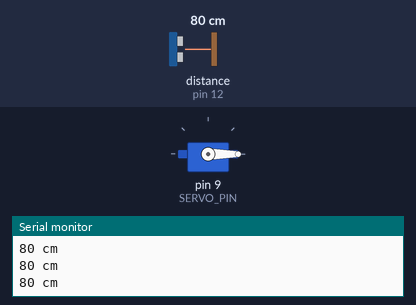
A sketch run on a simulated Arduino Uno, built with avr-gcc and run on an emulated ATmega328P. Parts: servo, the last lines printed to the serial monitor. Wiring (inferred from the names in the program): ultrasonic range finder: trigger pin 13; echo pin 12. The test bench sets the inputs (shaded band); at power-on: distance to the obstacle (sensor on pin 12) 80 cm. The echo pulse lasts 58.3 µs per cm.

Above: at 1.2 s.
1.3 s: distance to the obstacle (sensor on pin 12) set to 7 cm
2.8 s: distance to the obstacle (sensor on pin 12) set to 4 cm
At 3.42 s:
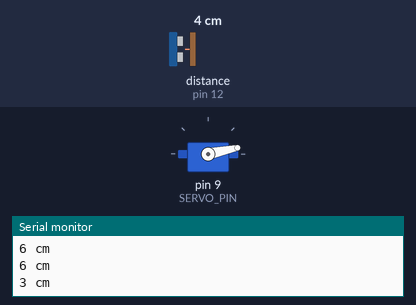
At 5.0 s:
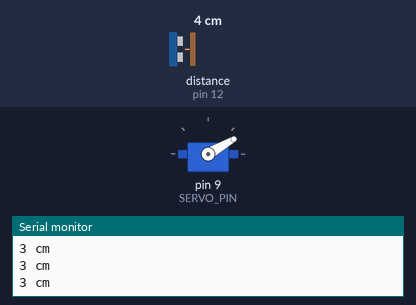
Timing chart, 0 to 6.5 s (numbered marks = the images above; inputs shaded):
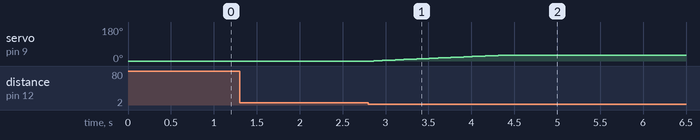

Measured:
- the behaviour switches between 6 and 5 cm on distance to the obstacle (sensor on pin 12) (found by bisection; images 0 and 1)
- after the input at 2.8 s, servo on pin 9 (SERVO_PIN): moves from 0° to 30° over 1.5 s, starting after 0.06 s

The sketch:

test.ino
```cpp
#include <Servo.h>
Servo myservo;

// Define Functions and Variables

int pos;
const int TRIG_PIN  = 13;
const int ECHO_PIN = 12;
const int SERVO_PIN = 9;
const int baud = 9600;

long PING();

void setup() {
pos = 0;
Serial.begin(baud);
pinMode(TRIG_PIN, OUTPUT);
pinMode(ECHO_PIN, INPUT);
myservo.attach(SERVO_PIN);
myservo.write(pos);
}

void loop() {
long distance_cm = PING();
Serial.print(distance_cm);
Serial.println(" cm");
//pos = 0;
//myservo.write(pos);

  if (distance_cm < 5 && pos < 5)
    {
      for (pos = 0; pos <= 30; pos += 1)
        {
          myservo.write(pos);
          delay(50);
        }


    }
    }

/***
    while(pos >=25 && distance_cm < 5)
      {
        long distance_cm = PING();
        pos = 30;
        myservo.write(pos);
      }

     if(pos >=25 && distance_cm > 5)
     {
       for (pos = 30; pos >= 0; pos -= 1)
        {
          myservo.write(pos);
          delay(60);
        }
***/


long PING() {
  long distance;
  long duration;
  digitalWrite(TRIG_PIN, LOW);  // Emitting Low frequency wave
  delayMicroseconds(2);
  digitalWrite(TRIG_PIN, HIGH); // Emitting High frequency wave
  delayMicroseconds(10);
 digitalWrite(TRIG_PIN, LOW);   // Emitting Low frequency wave
 duration = pulseIn(ECHO_PIN, HIGH);  // Listening for Pulse waves to return
 distance = duration/58; // calculating distance (in cm) based on speed of sound through air (29 us/cm)
 return distance;
}
```
